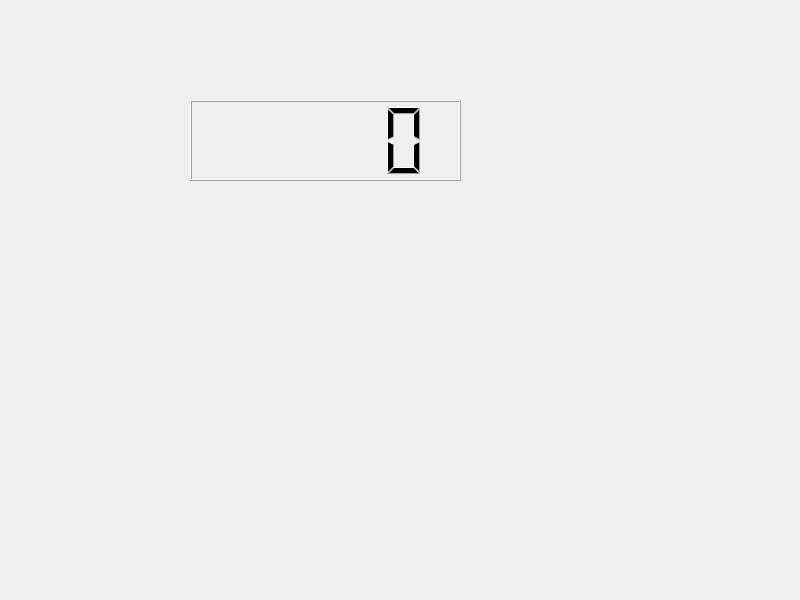
<?xml version="1.0" encoding="UTF-8"?>
<ui version="4.0">
 <class>Widget</class>
 <widget class="QWidget" name="Widget">
  <property name="geometry">
   <rect>
    <x>0</x>
    <y>0</y>
    <width>800</width>
    <height>600</height>
   </rect>
  </property>
  <property name="windowTitle">
   <string>Widget</string>
  </property>
  <widget class="QLCDNumber" name="lcdNumber">
   <property name="geometry">
    <rect>
     <x>190</x>
     <y>100</y>
     <width>271</width>
     <height>81</height>
    </rect>
   </property>
   <property name="segmentStyle">
    <enum>QLCDNumber::SegmentStyle::Filled</enum>
   </property>
  </widget>
 </widget>
 <resources/>
 <connections/>
</ui>
